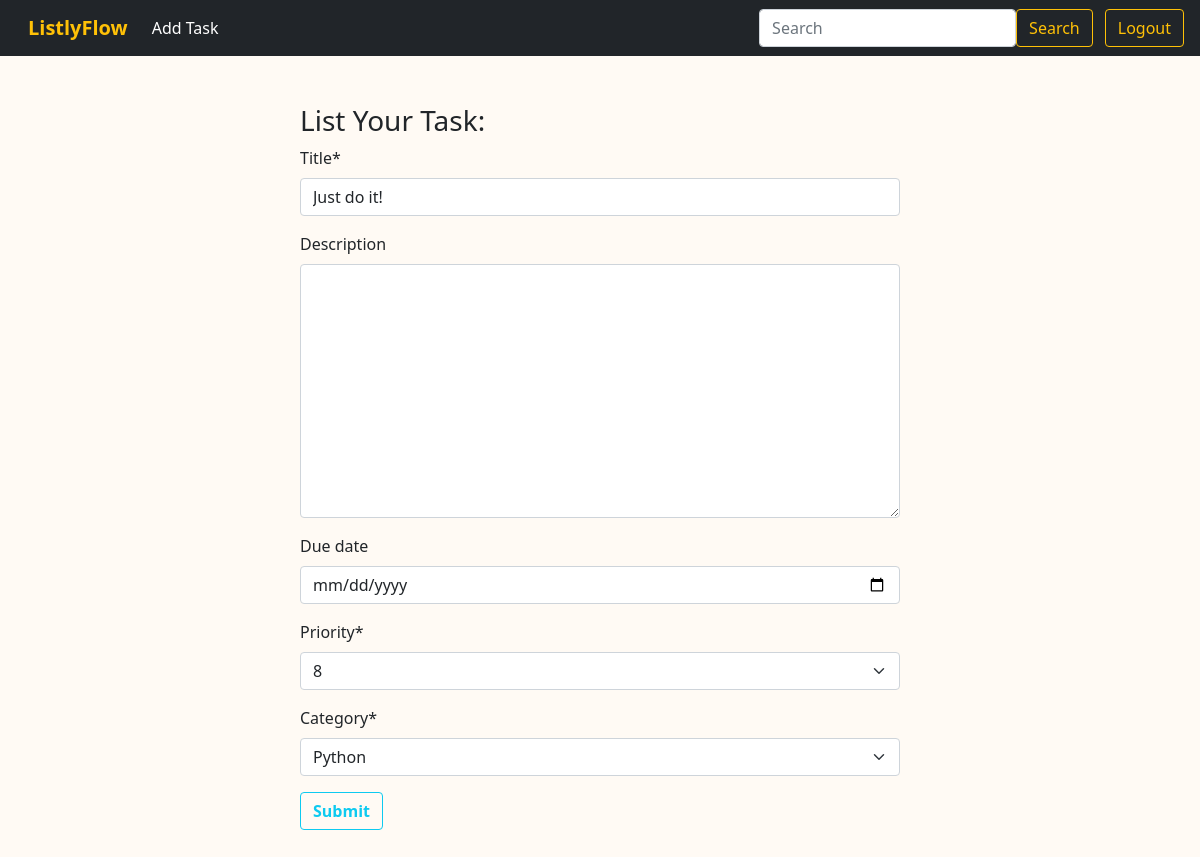
Screenshot of /task/edit/3 (signed in) with the database file from the repository.
### task/models.py (models this page shows, shortened)
class Task(models.Model):
    title = models.CharField(max_length=250)
    description = models.TextField(blank=True, null=True)
    status = models.BooleanField(default=False)
    due_date = models.DateField(null=True, blank=True)
    priority = models.IntegerField(default=1, choices = [(1,'1'),(2,'2'),(3,'3'),(4,'4'),(5,'5'),(6,'6'),(7,'7'),(8,'8')])
    category = models.ForeignKey(Category, on_delete=models.CASCADE,related_name='tasks')
    user = models.ForeignKey(User, on_delete=models.CASCADE, related_name='tasks')

### task/views.py (the view)
# urls.py: path('edit/<int:id>', views.EditTaskView.as_view(), name='edit-task'),
@method_decorator(login_required, name='dispatch')
class EditTaskView(UpdateView):
    model = models.Task
    form_class = forms.TaskForm
    template_name = 'task.html'
    pk_url_kwarg = 'id'
    success_url = reverse_lazy('home')

### task/forms.py
class TaskForm(forms.ModelForm):
    class Meta:
        model = models.Task
        fields = ['title', 'description', 'due_date', 'priority', 'category']
        widgets = {
            'due_date': forms.DateInput(attrs={'type': 'date'})
        }

### task/models.py (called while the page is built)
    def __str__(self):
        return self.name

### task/templates/task.html (shortened to what this page needs)
{% extends "base.html" %}
{% block content %}
    {% load crispy_forms_tags %}
    <form action="" class="w-50 m-auto my-5" method="POST">
        <h3>List Your Task:</h3>
        {{form | crispy}}
        <button class="btn btn-outline-info fw-bold"> Submit </button>
    </form>
{% endblock content %}

### rows the page displays
Task: title "Just do it!", priority "8", category "Python"
